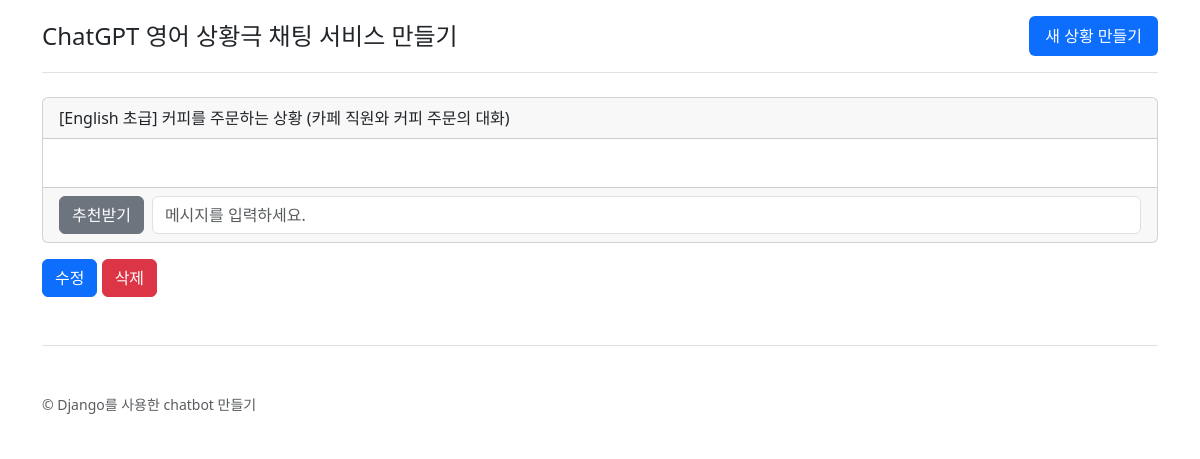
/11/ (signed in), run on the app's committed database.
### chat/models.py (models this page shows, shortened)
class RolePlayingRoom(models.Model):
    class Language(models.TextChoices): # 입력 문자열 범위 제한(선택지)
        ENGLISH = "en-US", "English" # en-US는 db에 저장되는 값
        JAPANESE = "ja-JP", "Japanese"
        CHINESE = "zh-CN", "Chinese"
        SPANISH = "es-ES", "Spanish"
        FRENCH = "fr-FR", "French"
        GERMAN = "de-DE", "German"
        RUSSIAN = "ru-RU", "Russian"
    class Level(models.IntegerChoices): # 숫자
        BEGINNER = 1, "초급"
        ADVANCED = 2, "고급"
    class Meta: # Query set에 디폴트 정렬 방향 지정
        ordering = ["-pk"] # 기본 키의 역순 정렬
    user = models.ForeignKey(settings.AUTH_USER_MODEL, on_delete=models.CASCADE) # 생성 user 기록
    language = models.CharField(
        max_length=10,
        choices=Language.choices,
        default=Language.ENGLISH,
        verbose_name="대화 언어",
    )
    level = models.SmallIntegerField( # 1=초급, 2=고급
        choices=Level.choices, default=Level.BEGINNER, verbose_name="레벨"
    )
    situation = models.CharField(max_length=100, verbose_name="상황")
    situation_en = models.CharField(
        max_length=100,
        blank=True,
        verbose_name="상황 (영문)",
        help_text="GPT 프롬프트에 직접적으로 활용됩니다. 비워두시면, situation 필드를 번역하여 자동 반영됩니다.",
    )
    my_role = models.CharField(max_length=100, verbose_name="내 역할")
    my_role_en = models.CharField(
        max_length=100,
        blank=True,
        verbose_name="내 역할 (영문)",
        help_text="GPT 프롬프트에 직접적으로 활용됩니다. 비워두시면, my_role 필드를 번역하여 자동 반영됩니다.",
    )
    gpt_role = models.CharField(max_length=100, verbose_name="GPT 역할")
    gpt_role_en = models.CharField(
        max_length=100,
        blank=True,
        verbose_name="GPT 역할 (영문)",
        help_text="GPT 프롬프트에 직접적으로 활용됩니다. 비워두시면, gpt_role 필드를 번역하여 자동 반영됩니다.",
    )

### chat/views.py (the view)
@method_decorator(staff_member_required, name="dispatch")
class RolePlayingRoomDetailView(DetailView):
    model = RolePlayingRoom
    def get_queryset(self):
        qs = super().get_queryset()
        qs = qs.filter(user=self.request.user)
        return qs

### chat/templates/chat/roleplayingroom_detail.html (shortened to what this page needs)
{% extends "chat/base.html" %}
{% block content %}
    <div class="row">
        <div class="col-sm-12">
            <div class="card">
                <div class="card-header">
                    [{{ roleplayingroom.get_language_display }}
                    {{ roleplayingroom.get_level_display }}]
                    {{ roleplayingroom.situation }}
                    ({{ roleplayingroom.gpt_role }}와 {{ roleplayingroom.my_role }}의 대화)
                </div>
                <div class="card-body">
                </div>
                <div class="card-footer">
                    <div class="d-flex gap-2">
                        <button class="btn btn-secondary" id="recommend-button">추천받기</button>
                        <form id="message-form" class="d-flex gap-1 flex-grow-1">
                            <input type="text"
                                   name="message"
                                   placeholder="메시지를 입력하세요."
                                   class="form-control flex-grow-1" />
                        </form>
                    </div>
                </div>
            </div>
        </div>
    </div>
    <div class="my-3">
        <a href="{% url 'role_playing_room_edit' roleplayingroom.pk %}"
           class="btn btn-primary">수정</a>
        <a href="{% url 'role_playing_room_delete' roleplayingroom.pk %}"
           class="btn btn-danger">삭제</a>
    </div>
{% endblock %}

### data on the page
RolePlayingRoom: language "English", level "초급", situation "커피를 주문하는 상황", gpt_role "카페 직원", my_role "커피 주문"
